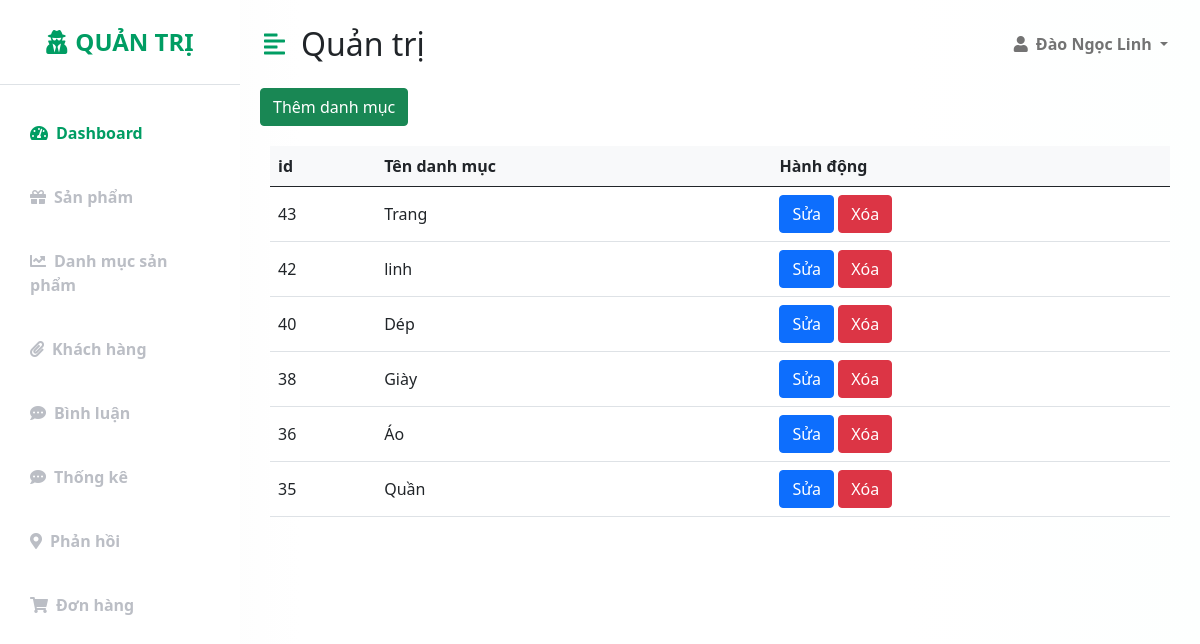
Screenshot of /admin/index.php?act=listdm with the database file from the repository.
### tables this page shows
CREATE TABLE `danhmuc` (
  `id` int(11) NOT NULL,
  `name` varchar(255) NOT NULL
);

### model/pdo.php (called while the page is built, shortened)
<?php
function pdo_get_connection()
{
    $dburl = "mysql:host=localhost;dbname=duanmau;charset=utf8";
    $username = 'root';
    $password = '';
    $conn = new PDO($dburl, $username, $password);
    $conn->setAttribute(PDO::ATTR_ERRMODE, PDO::ERRMODE_EXCEPTION);
    return $conn;
}
function pdo_query($sql)
{
    $sql_args = array_slice(func_get_args(), 1);
    try {
        $conn = pdo_get_connection();
        $stmt = $conn->prepare($sql);
        $stmt->execute($sql_args);
        $rows = $stmt->fetchAll();
        return $rows;
    } catch (PDOException $e) {
        throw $e;
    } finally {
        unset($conn);
    }
}

### model/danhmuc.php (called while the page is built, shortened)
<?php
function selectCates()
{
    $sql = "SELECT * FROM danhmuc order by id desc";
    $listCates = pdo_query($sql);
    return $listCates;
}

### admin/danhMuc/list.php (the view, shortened to what this page needs)
    <a href="index.php?act=adddm" style="margin-left: 20px;"><button class="btn btn-success">Thêm danh
            mục</button></a>
    <div style="padding-top: 20px; margin: 0 30px 0 30px;">
        <table class="table align-middle mb-0 bg-white">
            <thead class="bg-light">
                <tr>
                    <th>id</th>
                    <th>Tên danh mục</th>
                    <th>Hành động</th>
                </tr>
            </thead>
            <tbody>
                <?php
                  foreach ($listCates as $danhmuc) {
                      extract($danhmuc);
                      $suadm = "index.php?act=suadm&id=" . $id;
                      $xoadm = "index.php?act=xoadm&id=" . $id;
                  ?>
                    <tr>
                        <td>
                            <div class="d-flex align-items-center">
                                <?= $id ?>
                            </div>
                        </td>
                        <td>
                            <div class="d-flex align-items-center">
                                <?= $name ?>
                            </div>
                        </td>
                        <td>
                            <a href="<?= $suadm ?>"><button type="button" class="btn btn-primary">
                                    Sửa
                                </button></a>
                            <a href="<?= $xoadm ?>"><button class="btn btn-danger" onclick="return confirm('Bạn có chắc chắn muốn xóa không!')">
                                    Xóa
                                </button></a>
                        </td>
                    </tr>
                <?php  }
                  ?>
            </tbody>
        </table>
    </div>
</div>
</div>

### public/css/adminCss/style.css (style rules this page uses)
:root { --main-bg-color: #f3f3f3; --main-text-color: #009d63; --second-text-color: #bbbec5; --second-bg-color: #c1efde; }

### rows the page displays
danhmuc: id "43", name "Trang"
danhmuc: id "42", name "linh"
danhmuc: id "40", name "Dép"
danhmuc: id "38", name "Giày"
danhmuc: id "36", name "Áo"
danhmuc: id "35", name "Quần"
